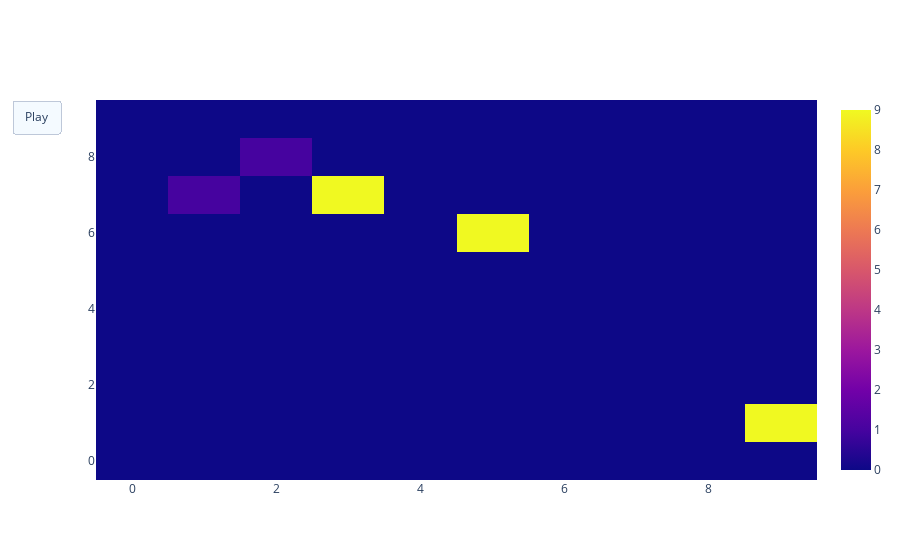

The cell this chart's notebook holds for it:
### Code cell
fig = go.Figure(data=go.Heatmap(z=heatmaps[0]),
               frames=[go.Frame(data=go.Heatmap(z=heatmaps[i])) for i in range(len(res))])
fig.update_layout(
    updatemenus=[
        dict(type="buttons", visible=True,
        buttons=[dict(label="Play", method="animate", args=[None])]
            )])
fig.show()

### Figure 1 — Plotly figure (JSON) as saved in the notebook; plotly's stock layout.template omitted (floating-point values rounded to 4 significant figures)
{"data": [{"type": "heatmap", "z": [[0, 0, 0, 0, 0, 0, 0, 0, 0, 0], [0, 0, 0, 0, 0, 0, 0, 0, 0, 9], [0, 0, 0, 0, 0, 0, 0, 0, 0, 0], [0, 0, 0, 0, 0, 0, 0, 0, 0, 0], [0, 0, 0, 0, 0, 0, 0, 0, 0, 0], [0, 0, 0, 0, 0, 0, 0, 0, 0, 0], [0, 0, 0, 0, 0, 9, 0, 0, 0, 0], [0, 1, 0, 9, 0, 0, 0, 0, 0, 0], [0, 0, 1, 0, 0, 0, 0, 0, 0, 0], [0, 0, 0, 0, 0, 0, 0, 0, 0, 0]]}], "layout": {"updatemenus": [{"buttons": [{"args": [null], "label": "Play", "method": "animate"}], "type": "buttons", "visible": true}]}}
